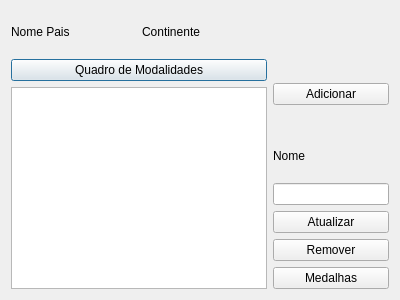
<?xml version="1.0" encoding="UTF-8"?>
<ui version="4.0">
 <class>CountryAdmUpdateScreen</class>
 <widget class="QDialog" name="CountryAdmUpdateScreen">
  <property name="geometry">
   <rect>
    <x>0</x>
    <y>0</y>
    <width>400</width>
    <height>300</height>
   </rect>
  </property>
  <property name="windowTitle">
   <string>Dialog</string>
  </property>
  <layout class="QGridLayout" name="gridLayout">
   <item row="0" column="0">
    <widget class="QLabel" name="label_nameCountry">
     <property name="text">
      <string>Nome Pais</string>
     </property>
    </widget>
   </item>
   <item row="0" column="1" colspan="2">
    <widget class="QLabel" name="label_continentCountry">
     <property name="text">
      <string>Continente</string>
     </property>
    </widget>
   </item>
   <item row="1" column="0" colspan="2">
    <widget class="QPushButton" name="btn_boardModality">
     <property name="text">
      <string>Quadro de Modalidades</string>
     </property>
    </widget>
   </item>
   <item row="1" column="2" rowspan="2">
    <widget class="QPushButton" name="btn_addModality">
     <property name="text">
      <string>Adicionar</string>
     </property>
    </widget>
   </item>
   <item row="2" column="0" rowspan="6" colspan="2">
    <widget class="QListWidget" name="listWidget"/>
   </item>
   <item row="3" column="2">
    <widget class="QLabel" name="label">
     <property name="text">
      <string>Nome</string>
     </property>
    </widget>
   </item>
   <item row="4" column="2">
    <widget class="QLineEdit" name="lineEdit_nameModality"/>
   </item>
   <item row="5" column="2">
    <widget class="QPushButton" name="btn_updateModality">
     <property name="text">
      <string>Atualizar</string>
     </property>
    </widget>
   </item>
   <item row="6" column="2">
    <widget class="QPushButton" name="btn_removeModality">
     <property name="text">
      <string>Remover</string>
     </property>
    </widget>
   </item>
   <item row="7" column="2">
    <widget class="QPushButton" name="btn_medals">
     <property name="text">
      <string>Medalhas</string>
     </property>
    </widget>
   </item>
  </layout>
 </widget>
 <resources/>
 <connections/>
</ui>
